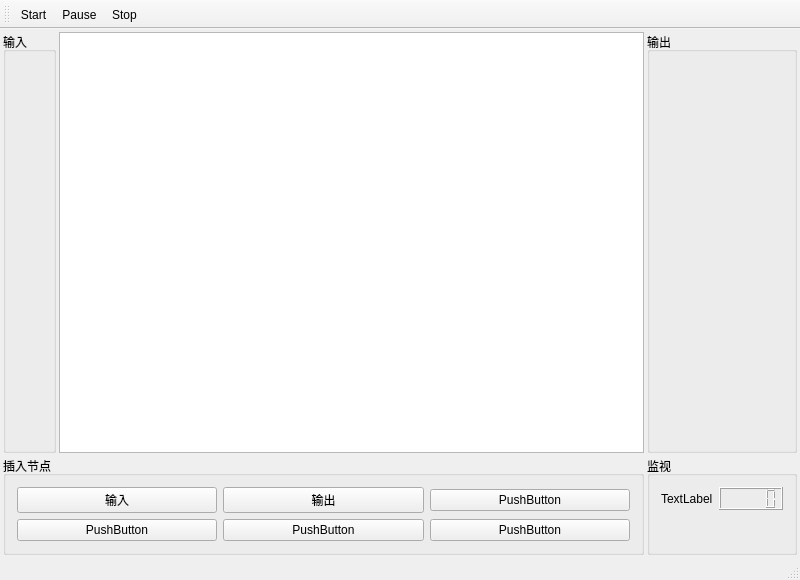
<?xml version="1.0" encoding="UTF-8"?>
<ui version="4.0">
 <class>Controller</class>
 <widget class="QMainWindow" name="Controller">
  <property name="geometry">
   <rect>
    <x>0</x>
    <y>0</y>
    <width>800</width>
    <height>580</height>
   </rect>
  </property>
  <property name="windowTitle">
   <string>Controller</string>
  </property>
  <widget class="QWidget" name="centralWidget">
   <layout class="QGridLayout" name="gridLayout">
    <property name="leftMargin">
     <number>3</number>
    </property>
    <property name="topMargin">
     <number>3</number>
    </property>
    <property name="rightMargin">
     <number>3</number>
    </property>
    <property name="bottomMargin">
     <number>3</number>
    </property>
    <property name="spacing">
     <number>3</number>
    </property>
    <item row="0" column="2">
     <widget class="QGroupBox" name="groupBox_Output">
      <property name="title">
       <string>输出</string>
      </property>
     </widget>
    </item>
    <item row="0" column="1">
     <widget class="QGraphicsView" name="graphicsView"/>
    </item>
    <item row="0" column="0">
     <widget class="QGroupBox" name="groupBox_Input">
      <property name="title">
       <string>输入</string>
      </property>
     </widget>
    </item>
    <item row="1" column="0" colspan="2">
     <widget class="QGroupBox" name="groupBox_Node">
      <property name="title">
       <string>插入节点</string>
      </property>
      <layout class="QGridLayout" name="gridLayout_2">
       <item row="0" column="1">
        <widget class="QPushButton" name="pushButton_Output">
         <property name="text">
          <string>输出</string>
         </property>
        </widget>
       </item>
       <item row="0" column="0">
        <widget class="QPushButton" name="pushButton_Input">
         <property name="text">
          <string>输入</string>
         </property>
        </widget>
       </item>
       <item row="0" column="2">
        <widget class="QPushButton" name="pushButton_3">
         <property name="text">
          <string>PushButton</string>
         </property>
        </widget>
       </item>
       <item row="1" column="0">
        <widget class="QPushButton" name="pushButton_4">
         <property name="text">
          <string>PushButton</string>
         </property>
        </widget>
       </item>
       <item row="1" column="1">
        <widget class="QPushButton" name="pushButton_5">
         <property name="text">
          <string>PushButton</string>
         </property>
        </widget>
       </item>
       <item row="1" column="2">
        <widget class="QPushButton" name="pushButton_6">
         <property name="text">
          <string>PushButton</string>
         </property>
        </widget>
       </item>
      </layout>
     </widget>
    </item>
    <item row="1" column="2">
     <widget class="QGroupBox" name="groupBox_Monitor">
      <property name="title">
       <string>监视</string>
      </property>
      <layout class="QFormLayout" name="formLayout">
       <item row="0" column="0">
        <widget class="QLabel" name="label">
         <property name="text">
          <string>TextLabel</string>
         </property>
        </widget>
       </item>
       <item row="0" column="1">
        <widget class="QLCDNumber" name="lcdNumber_Node"/>
       </item>
      </layout>
     </widget>
    </item>
   </layout>
  </widget>
  <widget class="QMenuBar" name="menuBar">
   <property name="geometry">
    <rect>
     <x>0</x>
     <y>0</y>
     <width>800</width>
     <height>23</height>
    </rect>
   </property>
  </widget>
  <widget class="QToolBar" name="mainToolBar">
   <attribute name="toolBarArea">
    <enum>TopToolBarArea</enum>
   </attribute>
   <attribute name="toolBarBreak">
    <bool>false</bool>
   </attribute>
   <addaction name="actionStart"/>
   <addaction name="actionPause"/>
   <addaction name="actionStop"/>
  </widget>
  <widget class="QStatusBar" name="statusBar"/>
  <action name="actionStart">
   <property name="text">
    <string>Start</string>
   </property>
  </action>
  <action name="actionPause">
   <property name="text">
    <string>Pause</string>
   </property>
  </action>
  <action name="actionStop">
   <property name="text">
    <string>Stop</string>
   </property>
  </action>
 </widget>
 <layoutdefault spacing="6" margin="11"/>
 <resources/>
 <connections/>
</ui>
